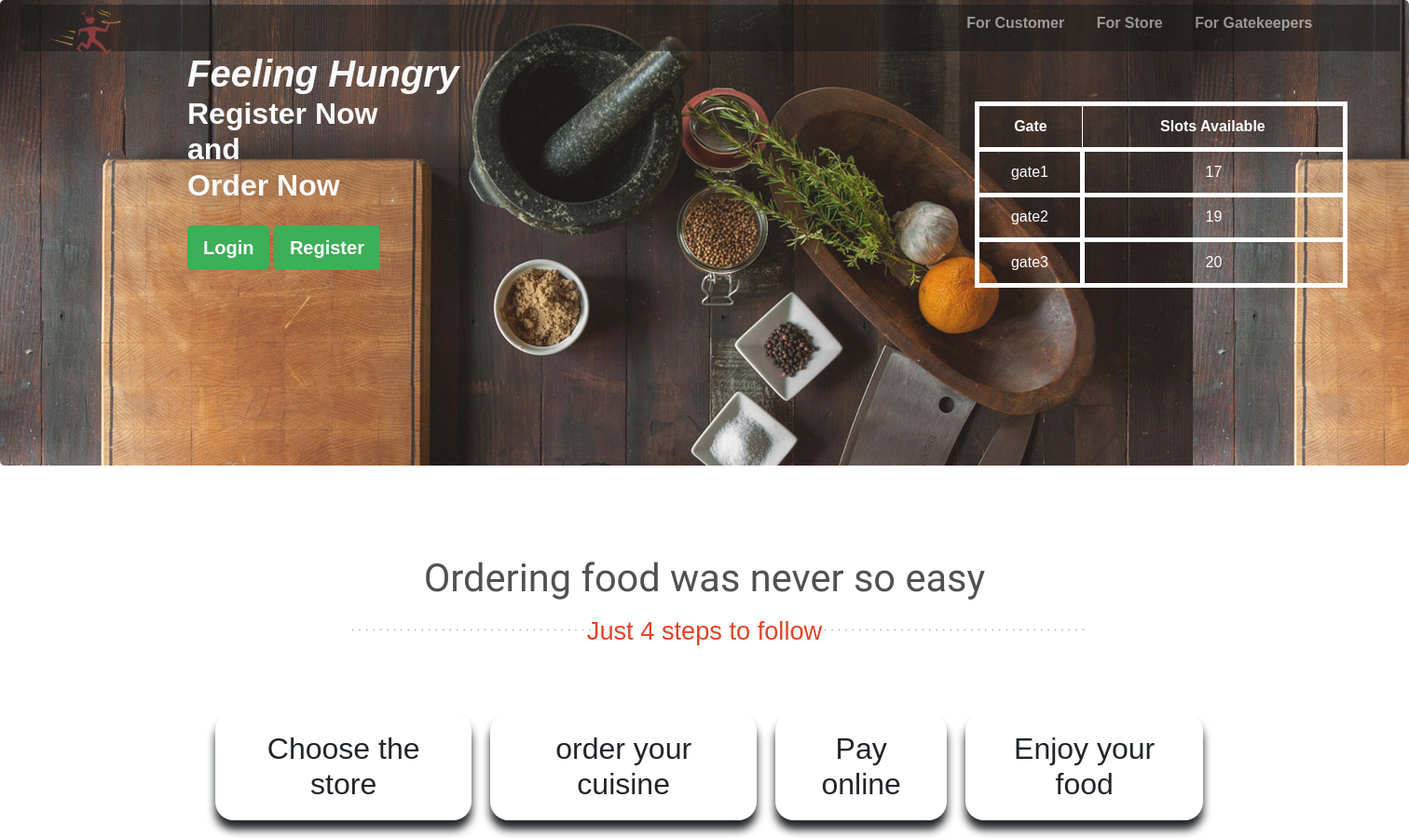
The page /food/ (upper part) on the database as committed earlier.
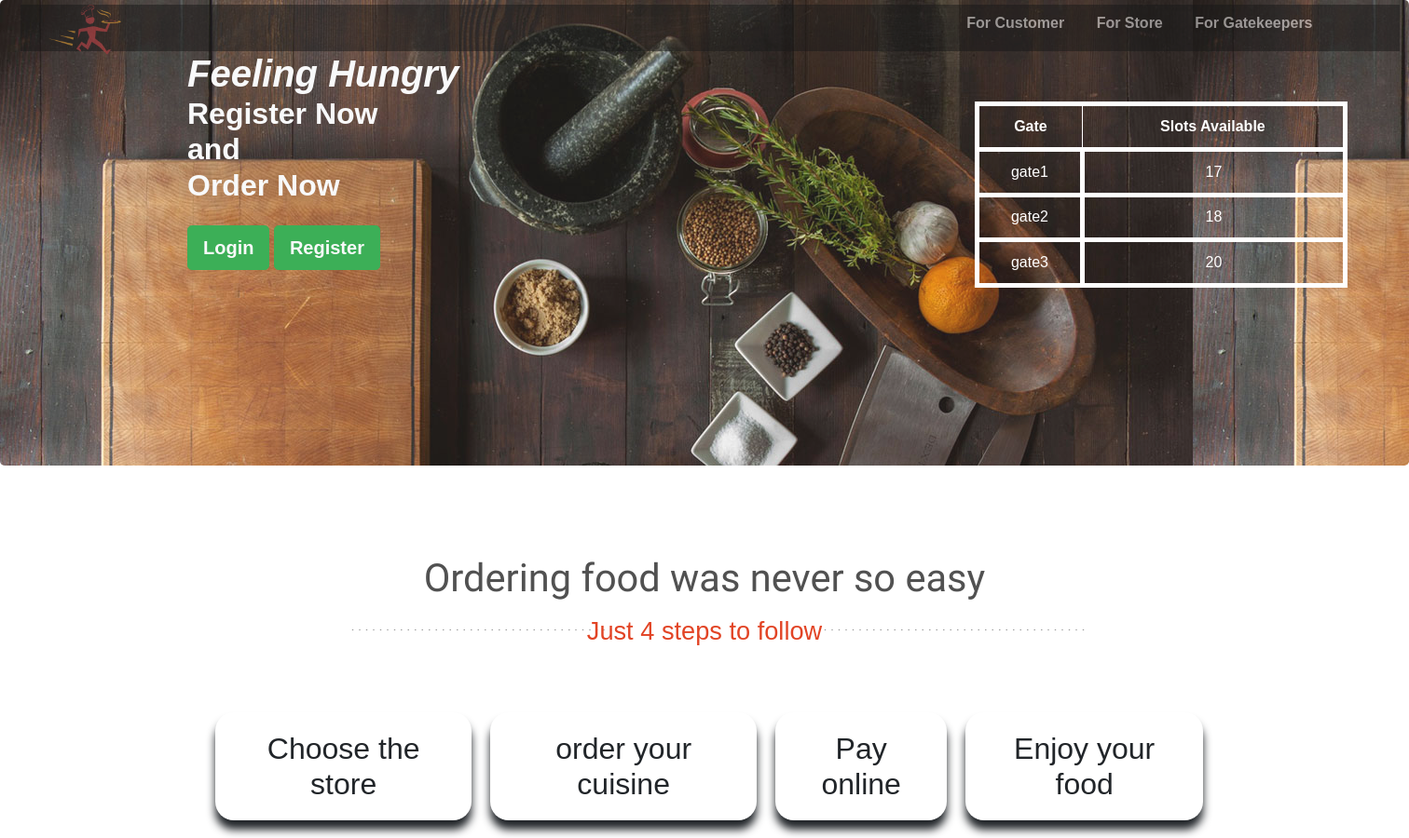
The same page on the database as committed later.
### parking/models.py (models this page shows)
class parking_slots(models.Model):
    user 		= models.OneToOneField(settings.AUTH_USER_MODEL,on_delete=models.CASCADE,verbose_name='Gate')
    Total_Slots = models.IntegerField(null=False,default=20,verbose_name='Total slots')
    parked       =models.IntegerField(null=False,default=0,verbose_name='Parked slots')
    class Meta:
        verbose_name="Parking Slots- Statu"

### start/models.py (models this page shows)
class User(AbstractUser):
    is_customer=models.BooleanField(default=False)
    is_gate=models.BooleanField(default=False)
    is_cctv=models.BooleanField(default=False)
    is_restaurant=models.BooleanField(default=False)
    class Meta:
        verbose_name="All User"

### webapp/views.py (the view)
# urls.py: path('',v.homelogin,name='index'),
def index(request):
	slots=parking_slots.objects.all()
	return render(request,'webapp/index.html',{'slots':slots})

### webapp/templates/webapp/index.html (shortened to what this page needs)
<!DOCTYPE html>
<html>
<head>
   {% load static %}
   {% load mathfilters %}
  <link rel="stylesheet" type="text/css" href="{% static 'webapp/css/bootstrap.min.css'%}">
  <link href="/static/webapp/css/style.css" rel="stylesheet" type="text/css" media="all" />
  <link rel='stylesheet' href='https://maxcdn.bootstrapcdn.com/font-awesome/4.5.0/css/font-awesome.min.css' >
  <link href="static/webapp/css/animate.css" rel='stylesheet' type='text-center/css' />
</head>
<body>
<div class="jumbotron big-banner" style="height: 500px; width: 100%; padding-top:100px;" >
  <div class="navn">
    <a class="mx-auto" href="#">
      <img  src="/static/webapp/images/logo.png"  alt="Home" class="imgnew">
  </a>
    <ul>
      <li><a class="" href="{% url 'food:restuarant'%}">&nbsp; <strong>For Customer</strong> </a></li>
      <li><a class="" href="{% url 'food:rlogin'%}"> &nbsp;<strong>For Store</strong> </a></li>
      <li><a class="" href="{% url 'home:staff'%}"> &nbsp;<strong>For Gatekeepers</strong> </a></li>
    </ul>
  </div>
	<div class="container">
		<div class="row">
			<div class="col">
				<div class="col4 text-light ">
					<h1 style="font-style:italic; font-family:sans-serif; "><strong>Feeling Hungry</strong></h1>
					<h2><strong>Register Now<br/>and<br/>Order Now</strong></h2>
				</div>
			<br>
      <button type="button" class="btn btn-success btn-lg"><strong><a href="{% url 'food:login'%}" class="text-light">Login</a></strong></button>
      <button type="button" class="btn btn-success btn-lg"><strong><a href="{% url 'food:register'%}" class="text-light">Register</a></strong></button>
			</div>
        <div class="col">
           <div class="col4ext-light">
              <table>
                <tr>
                  <th>Gate</th>
                  <th>Slots Available</th>
                </tr>
                {% if slots %}
                {% for i in slots %}
              <tr>
                {% with x=i.Total_Slots %}
                {% with y=i.parked %}
                <td>{{i.user.username}}</td>
                <td>{{x|sub:y}}</td>
             {% endwith %}
             {% endwith %}
              </tr>
             {% endfor %}
             {% endif %}
            </table>
      </div>
      </div>
    </div>
	</div>
</div>
<div class="content">
		<div class="ordering-section" id="Order">
			<div class="container">
				<div class="ordering-section-head text-center wow bounceInRight" data-wow-delay="0.4s">
					<h3>Ordering food was never so easy</h3>
					<div class="dotted-line">
						<h4>Just 4 steps to follow </h4>
					</div>
				</div>
				<div class="steps">
          <div class="ordersteps">
            <div class="order1">
              <h2>Choose the store</h2>
            </div>
            <div class="order1">
              <h2>order your cuisine</h2>
            </div>
            <div class="order1">
              <h2>Pay online</h2>
            </div>
            <div class="order1">
              <h2>Enjoy your food</h2>
            </div>
          </div>
        </div>
			</div>
		</div>
		</div>
</body>
</html>

Rows that differ between the two databases and show on the page:
changed parking_slots "gate2": Total_Slots|sub "19" → "18"
